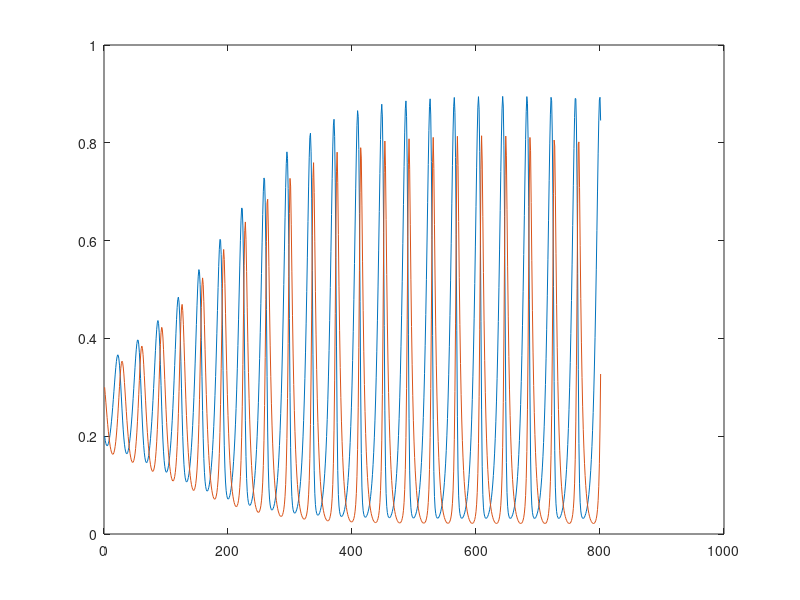
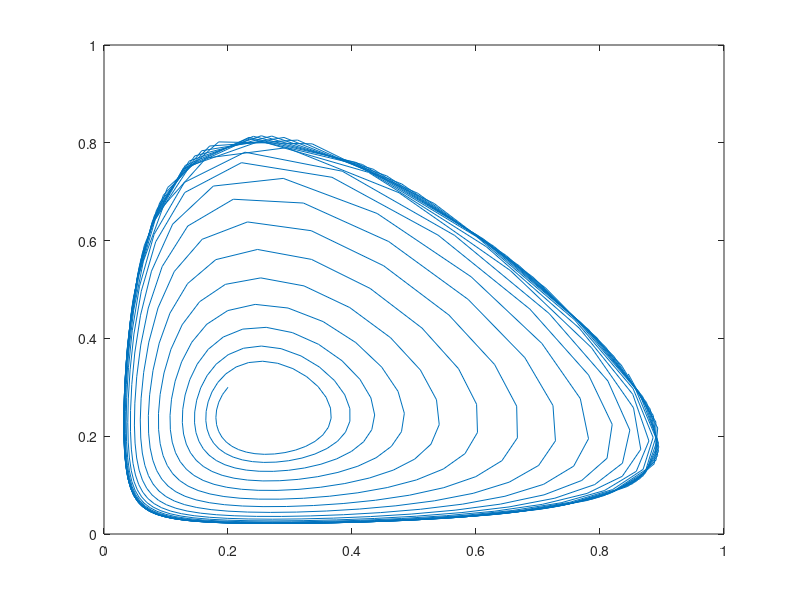
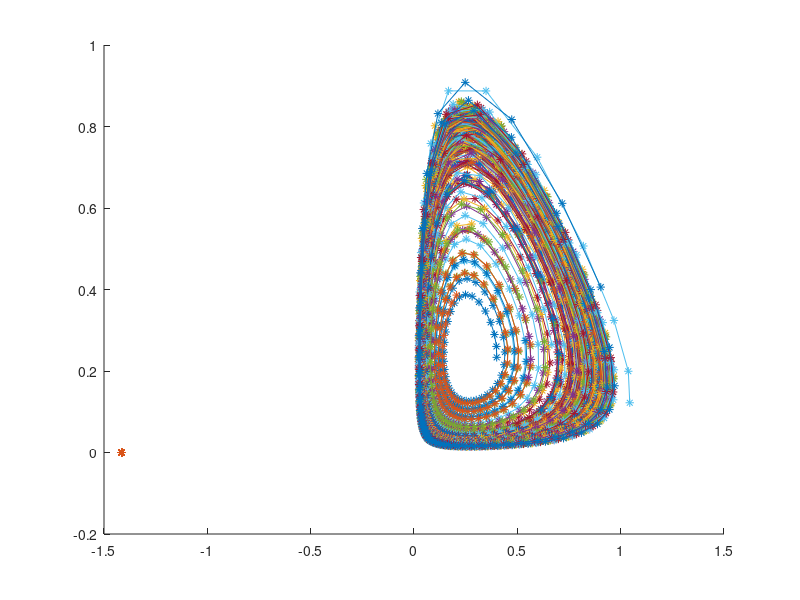

Write the MATLAB code that produced these figures, in order.
% Simulation of a two-dimensional dynamical system:
%   x(n+1)=F(x(n),y(n))
%   y(n+1)=G(x(n),y(n))

close all
clear all

% set the initial conditions
x=0.2;  
y=0.3;


% Parameters
alpha=0.2;
beta=0.8;
gamma=0.2;
delta=0.8;
lambda=0.1;

% Functions
F=@(x,y) x+alpha*x-beta*x.*y - lambda*x^3;
G=@(x,y) y-gamma*y+delta*x.*y - lambda*y^3;

% Final time
n=800;       

% Computing the sequence recursively
for i=1:n
    x(i+1)=F(x(i),y(i));
    y(i+1)=G(x(i),y(i));
end

% Various Plots:

% Plot of the trajectories as a function of time
figure;
plot(x)
hold on
plot(y);

% Plot of the first vs second variable
figure()
plot(x,y)

% Plot with multiple initial conditions
n=200;

figure();
hold on;
for x=0.1:0.1:1
    for y=0.1:0.1:1
        for i=1:n
            x(i+1)=F(x(i),y(i));
            y(i+1)=G(x(i),y(i));
        end
        plot(x(ceil(end/2):end),y(ceil(end/2):end),'*-');
    end
end
% axis([-1 5 -1 5])

            